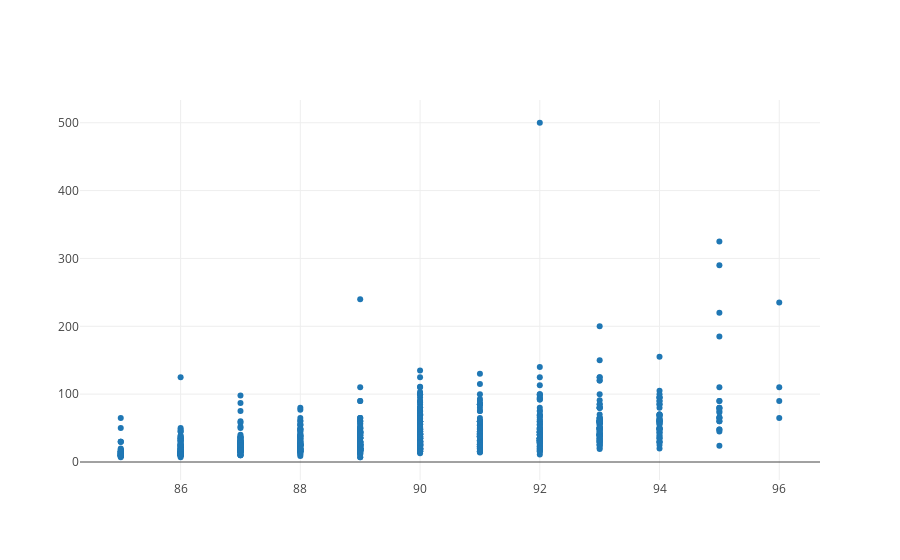

Notebook code for this chart:
### Code cell
import plotly.graph_objs as go

iplot([go.Scatter(x=reviews.head(1000)['points'],
                  y=reviews.head(1000)['price'],
                  mode='markers')])

### Figure 1 — Plotly figure (JSON) as saved in the notebook; plotly's stock layout.template omitted (floating-point values rounded to 4 significant figures; data arrays with more than 128 entries replaced by an {"elided": "..."} marker saying what was removed)
{"data": [{"mode": "markers", "type": "scatter", "x": {"elided": "1000 int values"}, "y": {"elided": "1000 int values"}}], "layout": {}}
